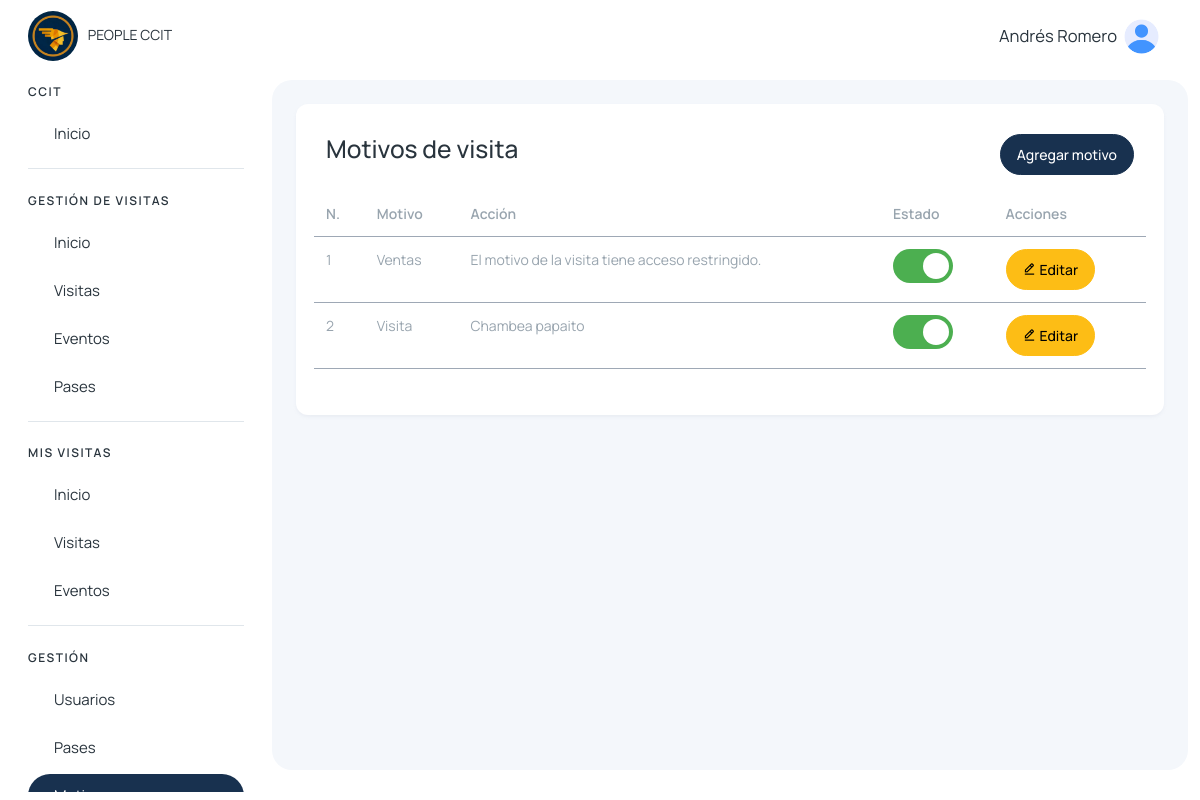
/motivos/ (signed in), run on an earlier commit of the app's database.
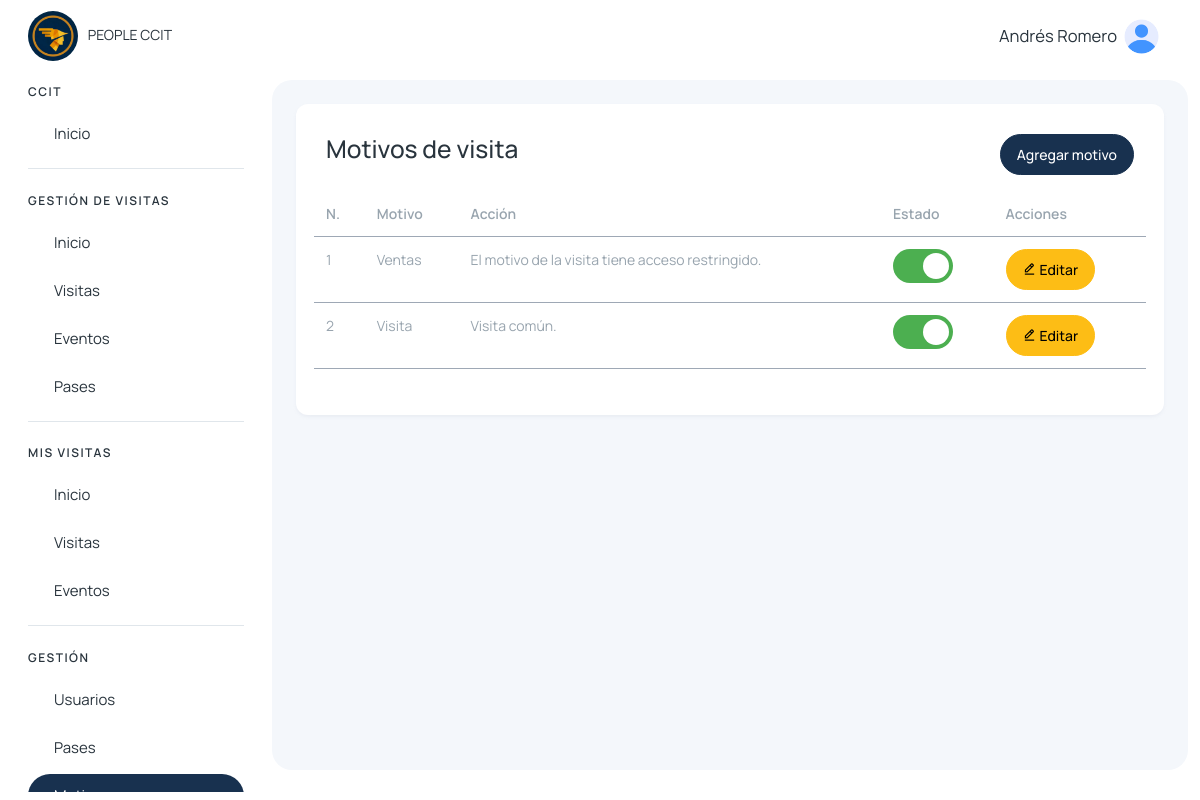
And on a later commit of the database.
### visitantes/models.py (models this page shows, shortened)
class MotivoVisita(models.Model):
    descripcion = models.CharField(max_length=255, unique=True)
    estado = models.CharField(max_length=50, choices=[('activo', 'Activo'), ('inactivo', 'Inactivo')])
    accion = models.TextField()
    created_at = models.DateTimeField(auto_now_add=True)
    updated_at = models.DateTimeField(auto_now=True)

### visitantes/views.py (the view)
# urls.py: path('motivos/', views.motivos, name='motivos'),
@login_required
def motivos(request):
    motivos = MotivoVisita.objects.all()
    return render(request, 'parametros/parametros.html', {
        'motivos': motivos
    })

### usuarios/templatetags/menu_tags.py (called while the page is built)
@register.simple_tag(takes_context=True)
def active(context, *url_names):
    request = context.get('request')
    if not request:
        return ''
    current_url = request.resolver_match.url_name
    if current_url in url_names:
        return 'active'
    return ''

### visitantes/context_processors.py (called while the page is built)
def grupos_usuario(request):
    if request.user.is_authenticated:
        grupos = request.user.groups.all()
        usuarios = User.objects.filter(is_active=True)  # Solo usuarios activos
    else:
        grupos = []
        usuarios = []
    return {
        'user_grupos': grupos,
        'users': usuarios,
    }

### templates/parametros/parametros.html (shortened to what this page needs)
{% extends 'layout/layout.html' %}
{% block content %}
{% load static %}
<div class="row">
    <div class="mb-3">
        <div class="row" data-aos="zoom-in">
            <div class="col-6">
                <h3>Motivos de visita</h3>
            </div>
            <div class="col-6 d-flex justify-content-end">
                <button type="button" class="btn btn-primary col-auto" data-bs-toggle="modal" data-bs-target="#agregarMotivo">
                    Agregar motivo
                </button>
            </div>
        </div>
    </div>
    <table class="table table-hover table-sm" data-aos="zoom-in">
        <thead>
            <tr>
                <th>N.</th>
                <th>Motivo</th>
                <th>Acción</th>
                <th>Estado</th>
                <th>Acciones</th>
            </tr>
        </thead>
        <tbody>
            {% for motivo in motivos %}
            <tr>
                <td>{{ forloop.counter }}</td>
                <td>{{ motivo.descripcion }}</td>
                <td>{{ motivo.accion }}</td>
                <td>
                    <label class="ios-switch">
                        <span class="slider"></span>
                    </label>
                </td>
                <td>
                    <a href="{% url 'editar_motivo' motivo.id %}" class="btn btn-warning" data-bs-toggle="modal" data-bs-target="#editarMotivo{{motivo.id}}"><i class='bx bx-edit-alt'></i> Editar</a>
                </td>
            </tr>
            {% empty %}
                <tr>
                    <td colspan="5" class="text-center">No hay motivos registrados.</td>
                </tr>
            {% endfor %}
        </tbody>
    </table>
</div>
{% endblock %}

What changed in the data, as far as the page shows it:
changed MotivoVisita "Visita": accion "Chambea papaito" → "Visita común."
